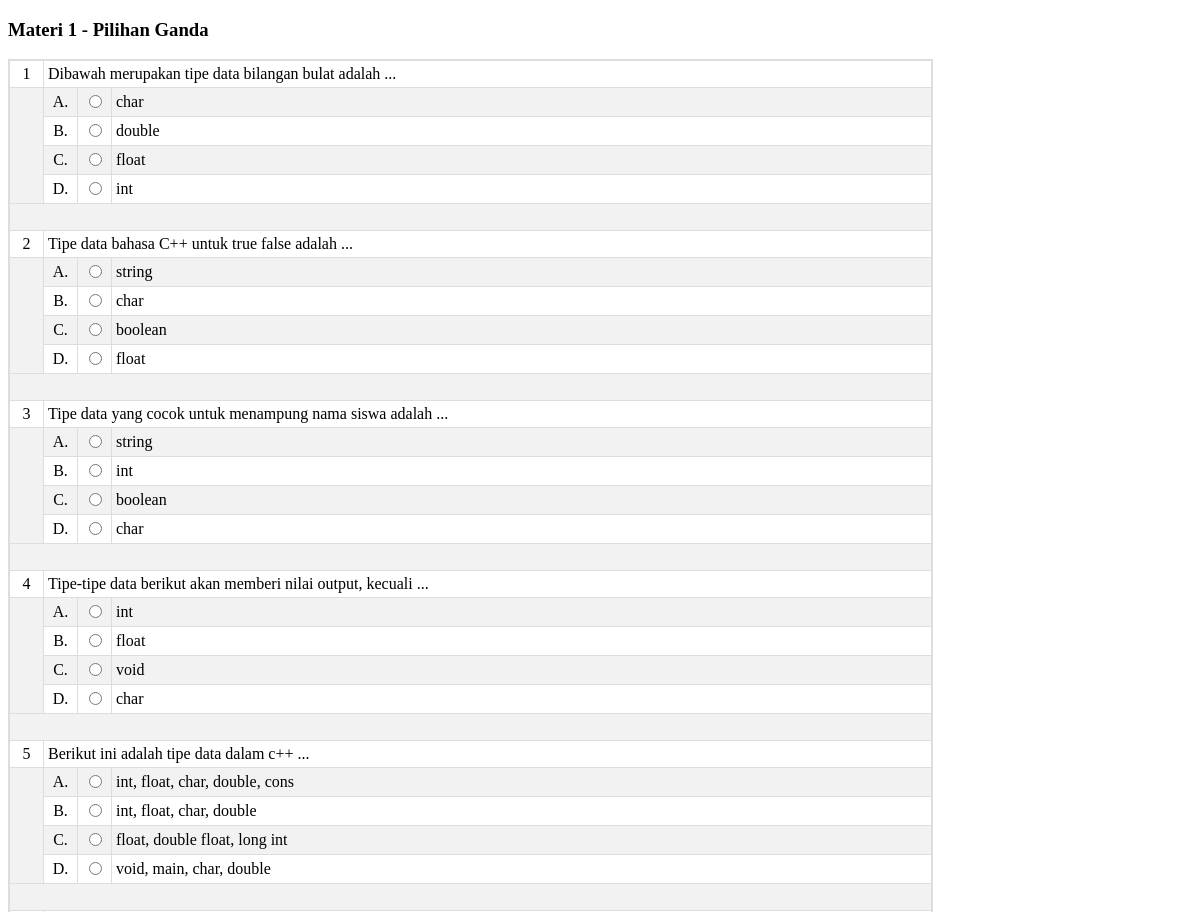
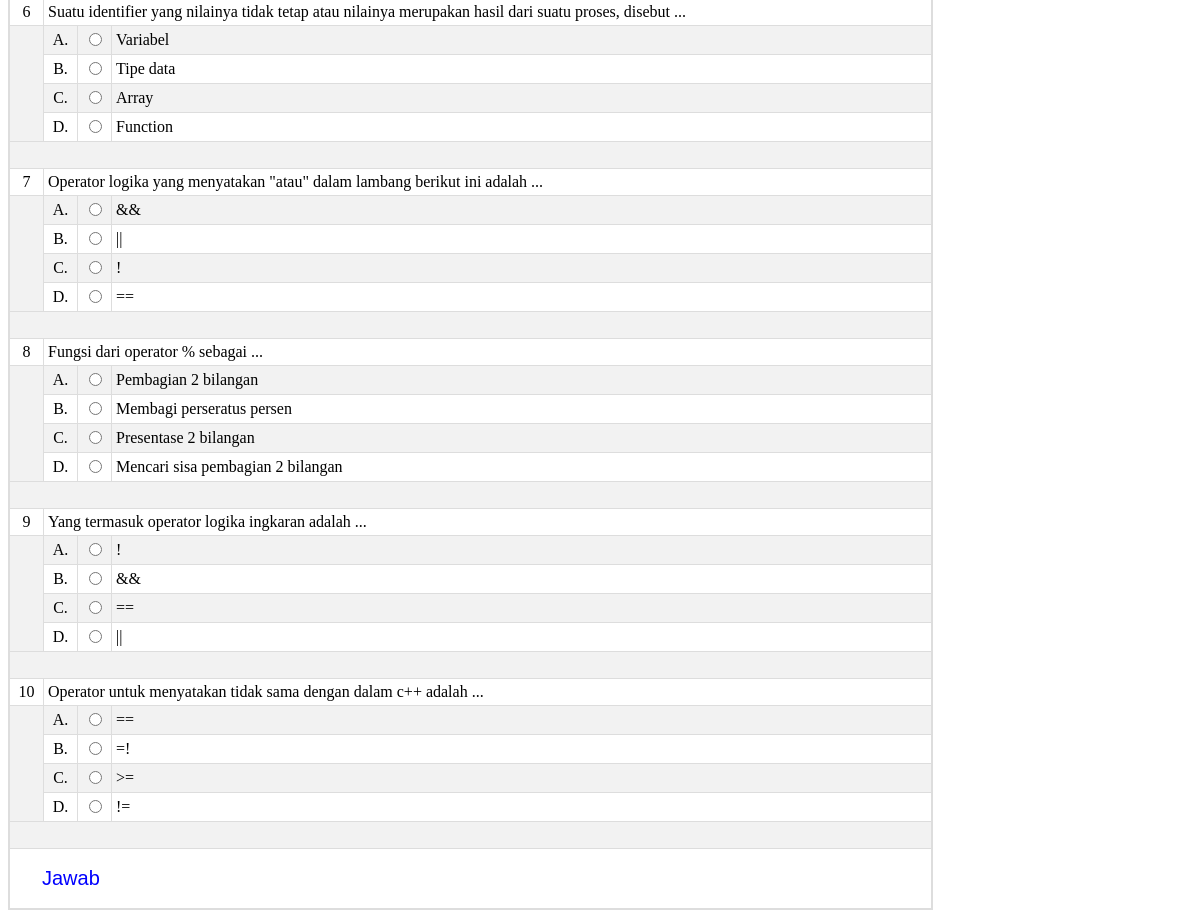
The page /materi1.php on the database its author committed (2 pictures, top to bottom).
### tables this page shows
CREATE TABLE `tbl_soal` (
  `id_soal` int(5) NOT NULL,
  `tipe_soal` varchar(20) NOT NULL,
  `soal` text NOT NULL,
  `a` varchar(40) NOT NULL,
  `b` varchar(40) NOT NULL,
  `c` varchar(40) NOT NULL,
  `d` varchar(40) NOT NULL,
  `knc_jawaban` varchar(30) NOT NULL,
  `gambar` varchar(100) NOT NULL,
  `tanggal` date NOT NULL,
  `aktif` enum('Y','N') NOT NULL DEFAULT 'Y'
);

### materi1.php (the view, shortened to what this page needs)
<!DOCTYPE html>
<html>
<head>
</head>
<body>
	<h3>Materi 1 - Pilihan Ganda</h3>
	<div style="overflow-x:auto;">
	<table>
		<?php
			$hasil=mysql_query("select * from tbl_soal where tipe_soal='pg'");
		    $urut=0;
			while($row =mysql_fetch_array($hasil)){
		        $id=$row["id_soal"];
		        $pertanyaan=$row["soal"];
		        $pilihan_a=$row["a"];
		        $pilihan_b=$row["b"];
		        $pilihan_c=$row["c"];
		        $pilihan_d=$row["d"];
		?>
				<form name="form1" method="post" action="jawab.php">
				    <tr>
				        <td width="25" align="center"><?php echo $urut=$urut+1; ?></td>
				        <td colspan="3" width="900px"><?php echo "$pertanyaan"; ?></td>
				    </tr>
				    <tr>
						<td rowspan='4'></td>
						<td width='25px' align="center">A.</td>
						<td width='25px' align="center"><input name="pilihan[<?php echo $id; ?>]" type="radio" value="A"></td>
						<td><?php echo "$pilihan_a";?></td>
				    </tr>
				    <tr>
						<td width='25px' align="center">B.</td>
						<td width='25px' align="center"><input name="pilihan[<?php echo $id; ?>]" type="radio" value="B"></td>
						<td><?php echo "$pilihan_b";?></td>
					</tr>
				    <tr>
				        <td width='25px' align="center">C.</td>
						<td width='25px' align="center"><input name="pilihan[<?php echo $id; ?>]" type="radio" value="C"></td>
						<td><?php echo "$pilihan_c";?></td>
				    </tr>
				    <tr>
				        <td width='25px' align="center">D.</td>
						<td width='25px' align="center"><input name="pilihan[<?php echo $id; ?>]" type="radio" value="D"></td>
						<td><?php echo "$pilihan_d";?></td>
				    </tr>
				     <tr>
				     	<td colspan="4">&nbsp;</td>
				     </tr>
				    <?php
						}
				    ?>
				    <tr>
				        <td colspan="4"><input type="submit" name="submit" value="Jawab" class="btn"></td>
				    </tr>
				    </table>
				    </div>
</body>
</html>

### materi1.php (style rules this page uses)
table { border-collapse: collapse; border-spacing: 0; width: 925px; border: 2px solid #ddd; }
th, td { padding: 4px; border: 1px solid #ddd; }
tr:nth-child(even) { background-color: #f2f2f2 }
.btn { border: none; background-color: inherit; padding: 14px 28px; font-size: 20px; cursor: pointer; display: inline-block; color: blue; }

### rows shown on the page
tbl_soal: soal "Dibawah merupakan tipe data bilangan bulat adalah ...", a "char", b "double", c "float", d "int"
tbl_soal: urut "2", soal "Tipe data bahasa C++ untuk true false adalah ...", a "string", b "char", c "boolean", d "float"
tbl_soal: urut "3", soal "Tipe data yang cocok untuk menampung nama siswa adalah ...", a "string", b "int", c "boolean", d "char"
tbl_soal: urut "4", soal "Tipe-tipe data berikut akan memberi nilai output, kecuali ...", a "int", b "float", c "void", d "char"
tbl_soal: urut "5", soal "Berikut ini adalah tipe data dalam c++ ...", a "int, float, char, double, cons", b "int, float, char, double", c "float, double float, long int", d "void, main, char, double"
tbl_soal: urut "6", soal "Suatu identifier yang nilainya tidak tetap atau nilainya merupakan hasil dari suatu proses, disebut ...", a "Variabel", b "Tipe data", c "Array", d "Function"
tbl_soal: urut "7", soal "Operator logika yang menyatakan \"atau\" dalam lambang berikut ini adalah ...", a "&&", b "||", c "!", d "=="
tbl_soal: urut "8", soal "Fungsi dari operator % sebagai ...", a "Pembagian 2 bilangan", b "Membagi perseratus persen", c "Presentase 2 bilangan", d "Mencari sisa pembagian 2 bilangan"
tbl_soal: urut "9", soal "Yang termasuk operator logika ingkaran adalah ...", a "!", b "&&", c "==", d "||"
tbl_soal: urut "10", soal "Operator untuk menyatakan tidak sama dengan dalam c++ adalah ...", a "==", b "=!", c ">=", d "!="
